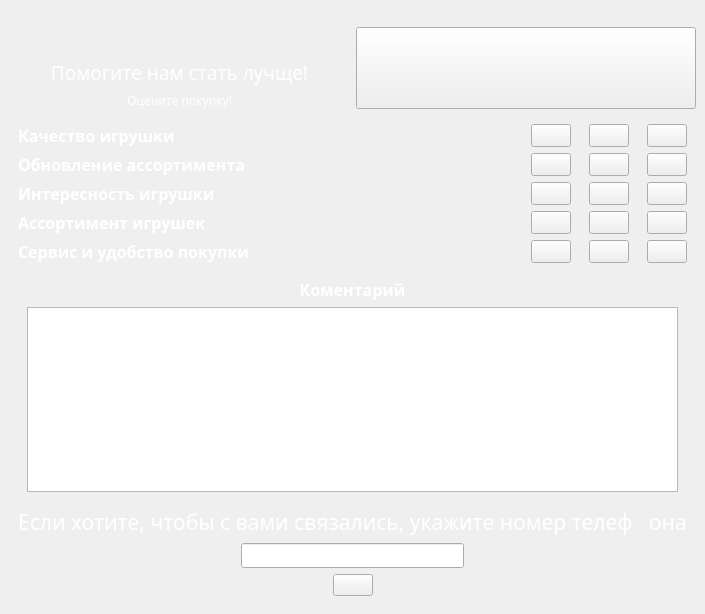
<?xml version="1.0" encoding="UTF-8"?>
<ui version="4.0">
 <class>d1_Screen_11</class>
 <widget class="QWidget" name="d1_Screen_11">
  <property name="geometry">
   <rect>
    <x>0</x>
    <y>0</y>
    <width>583</width>
    <height>614</height>
   </rect>
  </property>
  <property name="windowTitle">
   <string>Form</string>
  </property>
  <layout class="QVBoxLayout" name="verticalLayout" stretch="0">
   <property name="spacing">
    <number>0</number>
   </property>
   <property name="leftMargin">
    <number>0</number>
   </property>
   <property name="topMargin">
    <number>0</number>
   </property>
   <property name="rightMargin">
    <number>0</number>
   </property>
   <property name="bottomMargin">
    <number>0</number>
   </property>
   <item>
    <widget class="QWidget" name="d1_11_widgetBackground" native="true">
     <property name="styleSheet">
      <string notr="true">#d1_11_widgetBackground{
	border-image: url(:/d1_afterBuy.png);
}</string>
     </property>
     <layout class="QVBoxLayout" name="verticalLayout_2" stretch="9">
      <property name="spacing">
       <number>0</number>
      </property>
      <property name="leftMargin">
       <number>0</number>
      </property>
      <property name="topMargin">
       <number>18</number>
      </property>
      <property name="rightMargin">
       <number>0</number>
      </property>
      <property name="bottomMargin">
       <number>0</number>
      </property>
      <item>
       <widget class="QWidget" name="widget_2" native="true">
        <property name="styleSheet">
         <string notr="true"/>
        </property>
        <layout class="QVBoxLayout" name="verticalLayout_5">
         <item>
          <layout class="QHBoxLayout" name="d1_11_hlTop">
           <item>
            <layout class="QVBoxLayout" name="verticalLayout_6">
             <item>
              <spacer name="verticalSpacer">
               <property name="orientation">
                <enum>Qt::Vertical</enum>
               </property>
               <property name="sizeHint" stdset="0">
                <size>
                 <width>20</width>
                 <height>40</height>
                </size>
               </property>
              </spacer>
             </item>
             <item>
              <widget class="QLabel" name="d1_11_lblInfoText">
               <property name="palette">
                <palette>
                 <active>
                  <colorrole role="WindowText">
                   <brush brushstyle="SolidPattern">
                    <color alpha="255">
                     <red>255</red>
                     <green>255</green>
                     <blue>255</blue>
                    </color>
                   </brush>
                  </colorrole>
                 </active>
                 <inactive>
                  <colorrole role="WindowText">
                   <brush brushstyle="SolidPattern">
                    <color alpha="255">
                     <red>255</red>
                     <green>255</green>
                     <blue>255</blue>
                    </color>
                   </brush>
                  </colorrole>
                 </inactive>
                 <disabled>
                  <colorrole role="WindowText">
                   <brush brushstyle="SolidPattern">
                    <color alpha="96">
                     <red>164</red>
                     <green>166</green>
                     <blue>168</blue>
                    </color>
                   </brush>
                  </colorrole>
                 </disabled>
                </palette>
               </property>
               <property name="font">
                <font>
                 <family>Baloo Cyrillic</family>
                 <pointsize>14</pointsize>
                </font>
               </property>
               <property name="text">
                <string>Помогите нам стать лучще!</string>
               </property>
               <property name="alignment">
                <set>Qt::AlignCenter</set>
               </property>
              </widget>
             </item>
             <item>
              <widget class="QLabel" name="d1_11_lblText">
               <property name="palette">
                <palette>
                 <active>
                  <colorrole role="WindowText">
                   <brush brushstyle="SolidPattern">
                    <color alpha="255">
                     <red>255</red>
                     <green>255</green>
                     <blue>255</blue>
                    </color>
                   </brush>
                  </colorrole>
                 </active>
                 <inactive>
                  <colorrole role="WindowText">
                   <brush brushstyle="SolidPattern">
                    <color alpha="255">
                     <red>255</red>
                     <green>255</green>
                     <blue>255</blue>
                    </color>
                   </brush>
                  </colorrole>
                 </inactive>
                 <disabled>
                  <colorrole role="WindowText">
                   <brush brushstyle="SolidPattern">
                    <color alpha="96">
                     <red>164</red>
                     <green>166</green>
                     <blue>168</blue>
                    </color>
                   </brush>
                  </colorrole>
                 </disabled>
                </palette>
               </property>
               <property name="font">
                <font>
                 <family>Baloo Cyrillic</family>
                 <weight>50</weight>
                 <bold>false</bold>
                </font>
               </property>
               <property name="text">
                <string>Оцените покупку!</string>
               </property>
               <property name="alignment">
                <set>Qt::AlignCenter</set>
               </property>
              </widget>
             </item>
            </layout>
           </item>
           <item>
            <widget class="QPushButton" name="d1_11_btnClose">
             <property name="sizePolicy">
              <sizepolicy hsizetype="Preferred" vsizetype="Preferred">
               <horstretch>0</horstretch>
               <verstretch>0</verstretch>
              </sizepolicy>
             </property>
             <property name="styleSheet">
              <string notr="true">#d1_11_btnClose{
	border-image: url(:/d1_btnClose.png);
}</string>
             </property>
             <property name="text">
              <string/>
             </property>
            </widget>
           </item>
          </layout>
         </item>
         <item>
          <layout class="QHBoxLayout" name="d1_11_hlRating">
           <item>
            <widget class="QWidget" name="widget" native="true">
             <property name="styleSheet">
              <string notr="true">
</string>
             </property>
             <layout class="QVBoxLayout" name="verticalLayout_3">
              <item>
               <layout class="QHBoxLayout" name="horizontalLayout_2">
                <property name="spacing">
                 <number>18</number>
                </property>
                <item>
                 <widget class="QLabel" name="d1_11_lblRatingText_1">
                  <property name="palette">
                   <palette>
                    <active>
                     <colorrole role="WindowText">
                      <brush brushstyle="SolidPattern">
                       <color alpha="255">
                        <red>255</red>
                        <green>255</green>
                        <blue>255</blue>
                       </color>
                      </brush>
                     </colorrole>
                    </active>
                    <inactive>
                     <colorrole role="WindowText">
                      <brush brushstyle="SolidPattern">
                       <color alpha="255">
                        <red>255</red>
                        <green>255</green>
                        <blue>255</blue>
                       </color>
                      </brush>
                     </colorrole>
                    </inactive>
                    <disabled>
                     <colorrole role="WindowText">
                      <brush brushstyle="SolidPattern">
                       <color alpha="96">
                        <red>164</red>
                        <green>166</green>
                        <blue>168</blue>
                       </color>
                      </brush>
                     </colorrole>
                    </disabled>
                   </palette>
                  </property>
                  <property name="font">
                   <font>
                    <family>Baloo Cyrillic</family>
                    <pointsize>12</pointsize>
                    <weight>75</weight>
                    <bold>true</bold>
                   </font>
                  </property>
                  <property name="text">
                   <string>Качество игрушки</string>
                  </property>
                 </widget>
                </item>
                <item>
                 <spacer name="horizontalSpacer_2">
                  <property name="orientation">
                   <enum>Qt::Horizontal</enum>
                  </property>
                  <property name="sizeHint" stdset="0">
                   <size>
                    <width>0</width>
                    <height>0</height>
                   </size>
                  </property>
                 </spacer>
                </item>
                <item>
                 <widget class="QPushButton" name="d1_11_btnRatingExelent_1">
                  <property name="sizePolicy">
                   <sizepolicy hsizetype="Preferred" vsizetype="Preferred">
                    <horstretch>0</horstretch>
                    <verstretch>0</verstretch>
                   </sizepolicy>
                  </property>
                  <property name="styleSheet">
                   <string notr="true">QPushButton::checked{
	border-image: url(:/desing2/illustrations/rating smiles/rating-smile-excellent.png);
}

QPushButton{
	border-image: url(:/desing2/illustrations/rating smiles/rating-smile-excellent-grey.png);
}</string>
                  </property>
                  <property name="text">
                   <string/>
                  </property>
                  <property name="checkable">
                   <bool>true</bool>
                  </property>
                  <attribute name="buttonGroup">
                   <string notr="true">buttonGroup</string>
                  </attribute>
                 </widget>
                </item>
                <item>
                 <widget class="QPushButton" name="d1_11_btnRatingGood_1">
                  <property name="sizePolicy">
                   <sizepolicy hsizetype="Preferred" vsizetype="Preferred">
                    <horstretch>0</horstretch>
                    <verstretch>0</verstretch>
                   </sizepolicy>
                  </property>
                  <property name="styleSheet">
                   <string notr="true">QPushButton::checked{
	border-image: url(:/desing2/illustrations/rating smiles/rating-smile-good.png);
}

QPushButton{
	border-image: url(:/desing2/illustrations/rating smiles/rating-smile-good-grey.png);
}</string>
                  </property>
                  <property name="text">
                   <string/>
                  </property>
                  <property name="checkable">
                   <bool>true</bool>
                  </property>
                  <attribute name="buttonGroup">
                   <string notr="true">buttonGroup</string>
                  </attribute>
                 </widget>
                </item>
                <item>
                 <widget class="QPushButton" name="d1_11_btnRatingBad_1">
                  <property name="sizePolicy">
                   <sizepolicy hsizetype="Preferred" vsizetype="Preferred">
                    <horstretch>0</horstretch>
                    <verstretch>0</verstretch>
                   </sizepolicy>
                  </property>
                  <property name="styleSheet">
                   <string notr="true">QPushButton::checked{
	border-image: url(:/desing2/illustrations/rating smiles/rating-smile-bad.png);
}

QPushButton{
	border-image: url(:/desing2/illustrations/rating smiles/rating-smile-bad-grey.png);
}</string>
                  </property>
                  <property name="text">
                   <string/>
                  </property>
                  <property name="checkable">
                   <bool>true</bool>
                  </property>
                  <attribute name="buttonGroup">
                   <string notr="true">buttonGroup</string>
                  </attribute>
                 </widget>
                </item>
               </layout>
              </item>
              <item>
               <layout class="QHBoxLayout" name="horizontalLayout_5">
                <property name="spacing">
                 <number>18</number>
                </property>
                <item>
                 <widget class="QLabel" name="d1_11_lblRatingText_4">
                  <property name="palette">
                   <palette>
                    <active>
                     <colorrole role="WindowText">
                      <brush brushstyle="SolidPattern">
                       <color alpha="255">
                        <red>255</red>
                        <green>255</green>
                        <blue>255</blue>
                       </color>
                      </brush>
                     </colorrole>
                    </active>
                    <inactive>
                     <colorrole role="WindowText">
                      <brush brushstyle="SolidPattern">
                       <color alpha="255">
                        <red>255</red>
                        <green>255</green>
                        <blue>255</blue>
                       </color>
                      </brush>
                     </colorrole>
                    </inactive>
                    <disabled>
                     <colorrole role="WindowText">
                      <brush brushstyle="SolidPattern">
                       <color alpha="96">
                        <red>164</red>
                        <green>166</green>
                        <blue>168</blue>
                       </color>
                      </brush>
                     </colorrole>
                    </disabled>
                   </palette>
                  </property>
                  <property name="font">
                   <font>
                    <family>Baloo Cyrillic</family>
                    <pointsize>12</pointsize>
                    <weight>75</weight>
                    <bold>true</bold>
                   </font>
                  </property>
                  <property name="text">
                   <string>Обновление ассортимента</string>
                  </property>
                 </widget>
                </item>
                <item>
                 <spacer name="horizontalSpacer_5">
                  <property name="orientation">
                   <enum>Qt::Horizontal</enum>
                  </property>
                  <property name="sizeHint" stdset="0">
                   <size>
                    <width>0</width>
                    <height>0</height>
                   </size>
                  </property>
                 </spacer>
                </item>
                <item>
                 <widget class="QPushButton" name="d1_11_btnRatingExelent_2">
                  <property name="sizePolicy">
                   <sizepolicy hsizetype="Preferred" vsizetype="Preferred">
                    <horstretch>0</horstretch>
                    <verstretch>0</verstretch>
                   </sizepolicy>
                  </property>
                  <property name="styleSheet">
                   <string notr="true">QPushButton::checked{
	border-image: url(:/desing2/illustrations/rating smiles/rating-smile-excellent.png);
}

QPushButton{
	border-image: url(:/desing2/illustrations/rating smiles/rating-smile-excellent-grey.png);
}</string>
                  </property>
                  <property name="text">
                   <string/>
                  </property>
                  <property name="checkable">
                   <bool>true</bool>
                  </property>
                  <attribute name="buttonGroup">
                   <string notr="true">buttonGroup_2</string>
                  </attribute>
                 </widget>
                </item>
                <item>
                 <widget class="QPushButton" name="d1_11_btnRatingGood_2">
                  <property name="sizePolicy">
                   <sizepolicy hsizetype="Preferred" vsizetype="Preferred">
                    <horstretch>0</horstretch>
                    <verstretch>0</verstretch>
                   </sizepolicy>
                  </property>
                  <property name="styleSheet">
                   <string notr="true">QPushButton::checked{
	border-image: url(:/desing2/illustrations/rating smiles/rating-smile-good.png);
}

QPushButton{
	border-image: url(:/desing2/illustrations/rating smiles/rating-smile-good-grey.png);
}</string>
                  </property>
                  <property name="text">
                   <string/>
                  </property>
                  <property name="checkable">
                   <bool>true</bool>
                  </property>
                  <attribute name="buttonGroup">
                   <string notr="true">buttonGroup_2</string>
                  </attribute>
                 </widget>
                </item>
                <item>
                 <widget class="QPushButton" name="d1_11_btnRatingBad_2">
                  <property name="sizePolicy">
                   <sizepolicy hsizetype="Preferred" vsizetype="Preferred">
                    <horstretch>0</horstretch>
                    <verstretch>0</verstretch>
                   </sizepolicy>
                  </property>
                  <property name="styleSheet">
                   <string notr="true">QPushButton::checked{
	border-image: url(:/desing2/illustrations/rating smiles/rating-smile-bad.png);
}

QPushButton{
	border-image: url(:/desing2/illustrations/rating smiles/rating-smile-bad-grey.png);
}</string>
                  </property>
                  <property name="text">
                   <string/>
                  </property>
                  <property name="checkable">
                   <bool>true</bool>
                  </property>
                  <attribute name="buttonGroup">
                   <string notr="true">buttonGroup_2</string>
                  </attribute>
                 </widget>
                </item>
               </layout>
              </item>
              <item>
               <layout class="QHBoxLayout" name="horizontalLayout_4">
                <property name="spacing">
                 <number>18</number>
                </property>
                <item>
                 <widget class="QLabel" name="d1_11_lblRatingText_3">
                  <property name="palette">
                   <palette>
                    <active>
                     <colorrole role="WindowText">
                      <brush brushstyle="SolidPattern">
                       <color alpha="255">
                        <red>255</red>
                        <green>255</green>
                        <blue>255</blue>
                       </color>
                      </brush>
                     </colorrole>
                    </active>
                    <inactive>
                     <colorrole role="WindowText">
                      <brush brushstyle="SolidPattern">
                       <color alpha="255">
                        <red>255</red>
                        <green>255</green>
                        <blue>255</blue>
                       </color>
                      </brush>
                     </colorrole>
                    </inactive>
                    <disabled>
                     <colorrole role="WindowText">
                      <brush brushstyle="SolidPattern">
                       <color alpha="96">
                        <red>164</red>
                        <green>166</green>
                        <blue>168</blue>
                       </color>
                      </brush>
                     </colorrole>
                    </disabled>
                   </palette>
                  </property>
                  <property name="font">
                   <font>
                    <family>Baloo Cyrillic</family>
                    <pointsize>12</pointsize>
                    <weight>75</weight>
                    <bold>true</bold>
                   </font>
                  </property>
                  <property name="text">
                   <string>Интересность игрушки</string>
                  </property>
                 </widget>
                </item>
                <item>
                 <spacer name="horizontalSpacer_4">
                  <property name="orientation">
                   <enum>Qt::Horizontal</enum>
                  </property>
                  <property name="sizeHint" stdset="0">
                   <size>
                    <width>0</width>
                    <height>0</height>
                   </size>
                  </property>
                 </spacer>
                </item>
                <item>
                 <widget class="QPushButton" name="d1_11_btnRatingExelent_3">
                  <property name="sizePolicy">
                   <sizepolicy hsizetype="Preferred" vsizetype="Preferred">
                    <horstretch>0</horstretch>
                    <verstretch>0</verstretch>
                   </sizepolicy>
                  </property>
                  <property name="styleSheet">
                   <string notr="true">QPushButton::checked{
	border-image: url(:/desing2/illustrations/rating smiles/rating-smile-excellent.png);
}

QPushButton{
	border-image: url(:/desing2/illustrations/rating smiles/rating-smile-excellent-grey.png);
}</string>
                  </property>
                  <property name="text">
                   <string/>
                  </property>
                  <property name="checkable">
                   <bool>true</bool>
                  </property>
                  <attribute name="buttonGroup">
                   <string notr="true">buttonGroup_3</string>
                  </attribute>
                 </widget>
                </item>
                <item>
                 <widget class="QPushButton" name="d1_11_btnRatingGood_3">
                  <property name="sizePolicy">
                   <sizepolicy hsizetype="Preferred" vsizetype="Preferred">
                    <horstretch>0</horstretch>
                    <verstretch>0</verstretch>
                   </sizepolicy>
                  </property>
                  <property name="styleSheet">
                   <string notr="true">QPushButton::checked{
	border-image: url(:/desing2/illustrations/rating smiles/rating-smile-good.png);
}

QPushButton{
	border-image: url(:/desing2/illustrations/rating smiles/rating-smile-good-grey.png);
}</string>
                  </property>
                  <property name="text">
                   <string/>
                  </property>
                  <property name="checkable">
                   <bool>true</bool>
                  </property>
                  <attribute name="buttonGroup">
                   <string notr="true">buttonGroup_3</string>
                  </attribute>
                 </widget>
                </item>
                <item>
                 <widget class="QPushButton" name="d1_11_btnRatingBad_3">
                  <property name="sizePolicy">
                   <sizepolicy hsizetype="Preferred" vsizetype="Preferred">
                    <horstretch>0</horstretch>
                    <verstretch>0</verstretch>
                   </sizepolicy>
                  </property>
                  <property name="styleSheet">
                   <string notr="true">QPushButton::checked{
	border-image: url(:/desing2/illustrations/rating smiles/rating-smile-bad.png);
}

QPushButton{
	border-image: url(:/desing2/illustrations/rating smiles/rating-smile-bad-grey.png);
}</string>
                  </property>
                  <property name="text">
                   <string/>
                  </property>
                  <property name="checkable">
                   <bool>true</bool>
                  </property>
                  <attribute name="buttonGroup">
                   <string notr="true">buttonGroup_3</string>
                  </attribute>
                 </widget>
                </item>
               </layout>
              </item>
              <item>
               <layout class="QHBoxLayout" name="horizontalLayout_3">
                <property name="spacing">
                 <number>18</number>
                </property>
                <item>
                 <widget class="QLabel" name="d1_11_lblRatingText_2">
                  <property name="palette">
                   <palette>
                    <active>
                     <colorrole role="WindowText">
                      <brush brushstyle="SolidPattern">
                       <color alpha="255">
                        <red>255</red>
                        <green>255</green>
                        <blue>255</blue>
                       </color>
                      </brush>
                     </colorrole>
                    </active>
                    <inactive>
                     <colorrole role="WindowText">
                      <brush brushstyle="SolidPattern">
                       <color alpha="255">
                        <red>255</red>
                        <green>255</green>
                        <blue>255</blue>
                       </color>
                      </brush>
                     </colorrole>
                    </inactive>
                    <disabled>
                     <colorrole role="WindowText">
                      <brush brushstyle="SolidPattern">
                       <color alpha="96">
                        <red>164</red>
                        <green>166</green>
                        <blue>168</blue>
                       </color>
                      </brush>
                     </colorrole>
                    </disabled>
                   </palette>
                  </property>
                  <property name="font">
                   <font>
                    <family>Baloo Cyrillic</family>
                    <pointsize>12</pointsize>
                    <weight>75</weight>
                    <bold>true</bold>
                   </font>
                  </property>
                  <property name="text">
                   <string>Ассортимент игрушек</string>
                  </property>
                 </widget>
                </item>
                <item>
                 <spacer name="horizontalSpacer_3">
                  <property name="orientation">
                   <enum>Qt::Horizontal</enum>
                  </property>
                  <property name="sizeHint" stdset="0">
                   <size>
                    <width>0</width>
                    <height>0</height>
                   </size>
                  </property>
                 </spacer>
                </item>
                <item>
                 <widget class="QPushButton" name="d1_11_btnRatingExelent_4">
                  <property name="sizePolicy">
                   <sizepolicy hsizetype="Preferred" vsizetype="Preferred">
                    <horstretch>0</horstretch>
                    <verstretch>0</verstretch>
                   </sizepolicy>
                  </property>
                  <property name="styleSheet">
                   <string notr="true">QPushButton::checked{
	border-image: url(:/desing2/illustrations/rating smiles/rating-smile-excellent.png);
}

QPushButton{
	border-image: url(:/desing2/illustrations/rating smiles/rating-smile-excellent-grey.png);
}</string>
                  </property>
                  <property name="text">
                   <string/>
                  </property>
                  <property name="checkable">
                   <bool>true</bool>
                  </property>
                  <attribute name="buttonGroup">
                   <string notr="true">buttonGroup_4</string>
                  </attribute>
                 </widget>
                </item>
                <item>
                 <widget class="QPushButton" name="d1_11_btnRatingGood_4">
                  <property name="sizePolicy">
                   <sizepolicy hsizetype="Preferred" vsizetype="Preferred">
                    <horstretch>0</horstretch>
                    <verstretch>0</verstretch>
                   </sizepolicy>
                  </property>
                  <property name="styleSheet">
                   <string notr="true">QPushButton::checked{
	border-image: url(:/desing2/illustrations/rating smiles/rating-smile-good.png);
}

QPushButton{
	border-image: url(:/desing2/illustrations/rating smiles/rating-smile-good-grey.png);
}</string>
                  </property>
                  <property name="text">
                   <string/>
                  </property>
                  <property name="checkable">
                   <bool>true</bool>
                  </property>
                  <attribute name="buttonGroup">
                   <string notr="true">buttonGroup_4</string>
                  </attribute>
                 </widget>
                </item>
                <item>
                 <widget class="QPushButton" name="d1_11_btnRatingBad_4">
                  <property name="sizePolicy">
                   <sizepolicy hsizetype="Preferred" vsizetype="Preferred">
                    <horstretch>0</horstretch>
                    <verstretch>0</verstretch>
                   </sizepolicy>
                  </property>
                  <property name="styleSheet">
                   <string notr="true">QPushButton::checked{
	border-image: url(:/desing2/illustrations/rating smiles/rating-smile-bad.png);
}

QPushButton{
	border-image: url(:/desing2/illustrations/rating smiles/rating-smile-bad-grey.png);
}</string>
                  </property>
                  <property name="text">
                   <string/>
                  </property>
                  <property name="checkable">
                   <bool>true</bool>
                  </property>
                  <attribute name="buttonGroup">
                   <string notr="true">buttonGroup_4</string>
                  </attribute>
                 </widget>
                </item>
               </layout>
              </item>
              <item>
               <layout class="QHBoxLayout" name="horizontalLayout_6">
                <property name="spacing">
                 <number>18</number>
                </property>
                <item>
                 <widget class="QLabel" name="d1_11_lblRatingText_5">
                  <property name="palette">
                   <palette>
                    <active>
                     <colorrole role="WindowText">
                      <brush brushstyle="SolidPattern">
                       <color alpha="255">
                        <red>255</red>
                        <green>255</green>
                        <blue>255</blue>
                       </color>
                      </brush>
                     </colorrole>
                    </active>
                    <inactive>
                     <colorrole role="WindowText">
                      <brush brushstyle="SolidPattern">
                       <color alpha="255">
                        <red>255</red>
                        <green>255</green>
                        <blue>255</blue>
                       </color>
                      </brush>
                     </colorrole>
                    </inactive>
                    <disabled>
                     <colorrole role="WindowText">
                      <brush brushstyle="SolidPattern">
                       <color alpha="96">
                        <red>164</red>
                        <green>166</green>
                        <blue>168</blue>
                       </color>
                      </brush>
                     </colorrole>
                    </disabled>
                   </palette>
                  </property>
                  <property name="font">
                   <font>
                    <family>Baloo Cyrillic</family>
                    <pointsize>12</pointsize>
                    <weight>75</weight>
                    <bold>true</bold>
                   </font>
                  </property>
                  <property name="text">
                   <string>Сервис и удобство покупки</string>
                  </property>
                 </widget>
                </item>
                <item>
                 <spacer name="horizontalSpacer_6">
                  <property name="orientation">
                   <enum>Qt::Horizontal</enum>
                  </property>
                  <property name="sizeHint" stdset="0">
                   <size>
                    <width>0</width>
                    <height>0</height>
                   </size>
                  </property>
                 </spacer>
                </item>
                <item>
                 <widget class="QPushButton" name="d1_11_btnRatingExelent_5">
                  <property name="sizePolicy">
                   <sizepolicy hsizetype="Preferred" vsizetype="Preferred">
                    <horstretch>0</horstretch>
                    <verstretch>0</verstretch>
                   </sizepolicy>
                  </property>
                  <property name="styleSheet">
                   <string notr="true">QPushButton::checked{
	border-image: url(:/desing2/illustrations/rating smiles/rating-smile-excellent.png);
}

QPushButton{
	border-image: url(:/desing2/illustrations/rating smiles/rating-smile-excellent-grey.png);
}</string>
                  </property>
                  <property name="text">
                   <string/>
                  </property>
                  <property name="checkable">
                   <bool>true</bool>
                  </property>
                  <attribute name="buttonGroup">
                   <string notr="true">buttonGroup_5</string>
                  </attribute>
                 </widget>
                </item>
                <item>
                 <widget class="QPushButton" name="d1_11_btnRatingGood_5">
                  <property name="sizePolicy">
                   <sizepolicy hsizetype="Preferred" vsizetype="Preferred">
                    <horstretch>0</horstretch>
                    <verstretch>0</verstretch>
                   </sizepolicy>
                  </property>
                  <property name="styleSheet">
                   <string notr="true">QPushButton::checked{
	border-image: url(:/desing2/illustrations/rating smiles/rating-smile-good.png);
}

QPushButton{
	border-image: url(:/desing2/illustrations/rating smiles/rating-smile-good-grey.png);
}</string>
                  </property>
                  <property name="text">
                   <string/>
                  </property>
                  <property name="checkable">
                   <bool>true</bool>
                  </property>
                  <attribute name="buttonGroup">
                   <string notr="true">buttonGroup_5</string>
                  </attribute>
                 </widget>
                </item>
                <item>
                 <widget class="QPushButton" name="d1_11_btnRatingBad_5">
                  <property name="sizePolicy">
                   <sizepolicy hsizetype="Preferred" vsizetype="Preferred">
                    <horstretch>0</horstretch>
                    <verstretch>0</verstretch>
                   </sizepolicy>
                  </property>
                  <property name="styleSheet">
                   <string notr="true">QPushButton::checked{
	border-image: url(:/desing2/illustrations/rating smiles/rating-smile-bad.png);
}

QPushButton{
	border-image: url(:/desing2/illustrations/rating smiles/rating-smile-bad-grey.png);
}</string>
                  </property>
                  <property name="text">
                   <string/>
                  </property>
                  <property name="checkable">
                   <bool>true</bool>
                  </property>
                  <attribute name="buttonGroup">
                   <string notr="true">buttonGroup_5</string>
                  </attribute>
                 </widget>
                </item>
               </layout>
              </item>
              <item>
               <widget class="QWidget" name="d1_11_widgetComment" native="true">
                <layout class="QHBoxLayout" name="horizontalLayout_8">
                 <item>
                  <layout class="QVBoxLayout" name="verticalLayout_4">
                   <property name="leftMargin">
                    <number>0</number>
                   </property>
                   <property name="topMargin">
                    <number>0</number>
                   </property>
                   <item>
                    <widget class="QLabel" name="d1_11_lblComment">
                     <property name="palette">
                      <palette>
                       <active>
                        <colorrole role="WindowText">
                         <brush brushstyle="SolidPattern">
                          <color alpha="255">
                           <red>255</red>
                           <green>255</green>
                           <blue>255</blue>
                          </color>
                         </brush>
                        </colorrole>
                       </active>
                       <inactive>
                        <colorrole role="WindowText">
                         <brush brushstyle="SolidPattern">
                          <color alpha="255">
                           <red>255</red>
                           <green>255</green>
                           <blue>255</blue>
                          </color>
                         </brush>
                        </colorrole>
                       </inactive>
                       <disabled>
                        <colorrole role="WindowText">
                         <brush brushstyle="SolidPattern">
                          <color alpha="96">
                           <red>164</red>
                           <green>166</green>
                           <blue>168</blue>
                          </color>
                         </brush>
                        </colorrole>
                       </disabled>
                      </palette>
                     </property>
                     <property name="font">
                      <font>
                       <family>Baloo Cyrillic</family>
                       <pointsize>12</pointsize>
                       <weight>75</weight>
                       <bold>true</bold>
                      </font>
                     </property>
                     <property name="text">
                      <string>Коментарий</string>
                     </property>
                     <property name="alignment">
                      <set>Qt::AlignCenter</set>
                     </property>
                    </widget>
                   </item>
                   <item>
                    <widget class="QTextEdit" name="d1_11_teComment">
                     <property name="sizePolicy">
                      <sizepolicy hsizetype="Preferred" vsizetype="Preferred">
                       <horstretch>0</horstretch>
                       <verstretch>0</verstretch>
                      </sizepolicy>
                     </property>
                     <property name="font">
                      <font>
                       <family>Baloo Cyrillic</family>
                       <pointsize>12</pointsize>
                      </font>
                     </property>
                    </widget>
                   </item>
                  </layout>
                 </item>
                </layout>
               </widget>
              </item>
              <item>
               <widget class="QLabel" name="d1_11_lblBack">
                <property name="palette">
                 <palette>
                  <active>
                   <colorrole role="WindowText">
                    <brush brushstyle="SolidPattern">
                     <color alpha="255">
                      <red>255</red>
                      <green>255</green>
                      <blue>255</blue>
                     </color>
                    </brush>
                   </colorrole>
                  </active>
                  <inactive>
                   <colorrole role="WindowText">
                    <brush brushstyle="SolidPattern">
                     <color alpha="255">
                      <red>255</red>
                      <green>255</green>
                      <blue>255</blue>
                     </color>
                    </brush>
                   </colorrole>
                  </inactive>
                  <disabled>
                   <colorrole role="WindowText">
                    <brush brushstyle="SolidPattern">
                     <color alpha="96">
                      <red>164</red>
                      <green>166</green>
                      <blue>168</blue>
                     </color>
                    </brush>
                   </colorrole>
                  </disabled>
                 </palette>
                </property>
                <property name="font">
                 <font>
                  <family>Baloo Cyrillic</family>
                  <pointsize>16</pointsize>
                 </font>
                </property>
                <property name="text">
                 <string>Если хотите, чтобы с вами связались, укажите номер телеф   она</string>
                </property>
                <property name="alignment">
                 <set>Qt::AlignCenter</set>
                </property>
                <property name="wordWrap">
                 <bool>false</bool>
                </property>
               </widget>
              </item>
              <item>
               <layout class="QHBoxLayout" name="horizontalLayout_9">
                <item>
                 <spacer name="horizontalSpacer_9">
                  <property name="orientation">
                   <enum>Qt::Horizontal</enum>
                  </property>
                  <property name="sizeHint" stdset="0">
                   <size>
                    <width>0</width>
                    <height>0</height>
                   </size>
                  </property>
                 </spacer>
                </item>
                <item>
                 <widget class="QLineEdit" name="d1_11_lePhoneNumber">
                  <property name="font">
                   <font>
                    <family>Baloo Cyrillic</family>
                   </font>
                  </property>
                 </widget>
                </item>
                <item>
                 <spacer name="horizontalSpacer_10">
                  <property name="orientation">
                   <enum>Qt::Horizontal</enum>
                  </property>
                  <property name="sizeHint" stdset="0">
                   <size>
                    <width>0</width>
                    <height>0</height>
                   </size>
                  </property>
                 </spacer>
                </item>
               </layout>
              </item>
              <item>
               <layout class="QHBoxLayout" name="d1_10_hlButton">
                <property name="leftMargin">
                 <number>0</number>
                </property>
                <property name="topMargin">
                 <number>0</number>
                </property>
                <item>
                 <spacer name="horizontalSpacer_11">
                  <property name="orientation">
                   <enum>Qt::Horizontal</enum>
                  </property>
                  <property name="sizeHint" stdset="0">
                   <size>
                    <width>0</width>
                    <height>0</height>
                   </size>
                  </property>
                 </spacer>
                </item>
                <item>
                 <widget class="QPushButton" name="d1_11_btnSend">
                  <property name="styleSheet">
                   <string notr="true">#d1_11_btnSend{
	border-image: url(:/d1_btnSend.png);
}</string>
                  </property>
                  <property name="text">
                   <string/>
                  </property>
                 </widget>
                </item>
                <item>
                 <spacer name="horizontalSpacer_12">
                  <property name="orientation">
                   <enum>Qt::Horizontal</enum>
                  </property>
                  <property name="sizeHint" stdset="0">
                   <size>
                    <width>0</width>
                    <height>0</height>
                   </size>
                  </property>
                 </spacer>
                </item>
               </layout>
              </item>
             </layout>
            </widget>
           </item>
          </layout>
         </item>
        </layout>
       </widget>
      </item>
     </layout>
    </widget>
   </item>
  </layout>
 </widget>
 <resources/>
 <connections/>
 <buttongroups>
  <buttongroup name="buttonGroup"/>
  <buttongroup name="buttonGroup_2"/>
  <buttongroup name="buttonGroup_3"/>
  <buttongroup name="buttonGroup_4"/>
  <buttongroup name="buttonGroup_5"/>
 </buttongroups>
</ui>
